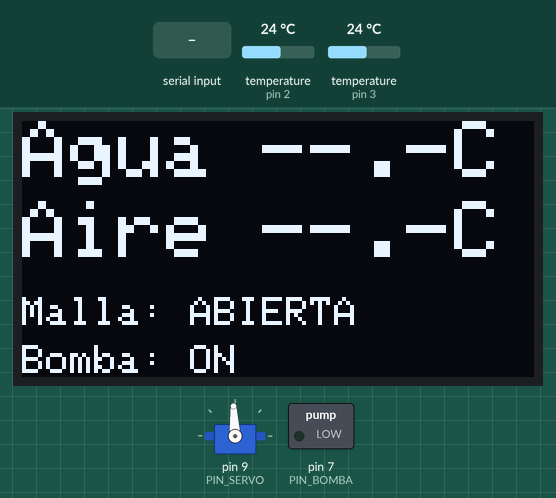
Recording of a sketch running on a simulated Arduino Uno, built with avr-gcc and run on an emulated ATmega328P. Parts: 128×64 one-colour display, servo, switched loads named in the sketch (green lamp = pin HIGH). The inputs (shaded band) are chosen by the test bench; at power-on: temperature (sensors on pin 2, pin 3) 24 °C. What the sketch prints to the serial monitor is not drawn.

Above: at 1.4 s.
1.5 s: "a\n" received over Serial
At 2.7 s:
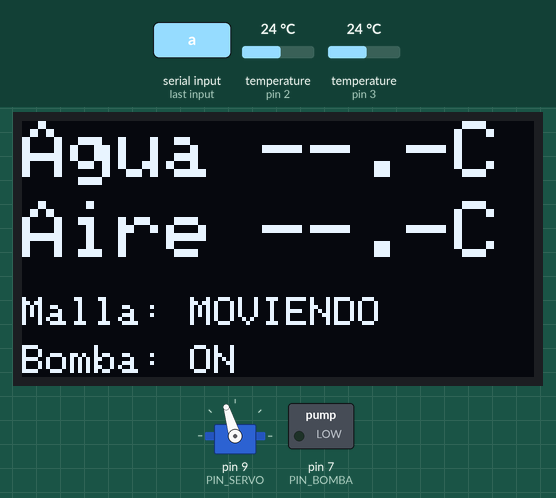
7.0 s: "h\n" received over Serial
At 8.3 s:
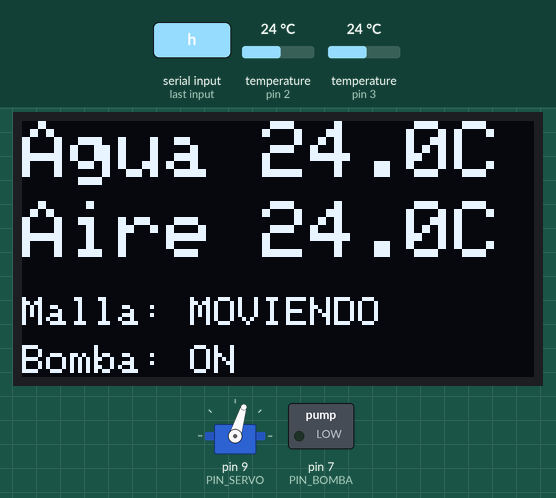
15.1 s: temperature (sensor on pin 2) set to 12 °C
At 18.2 s:
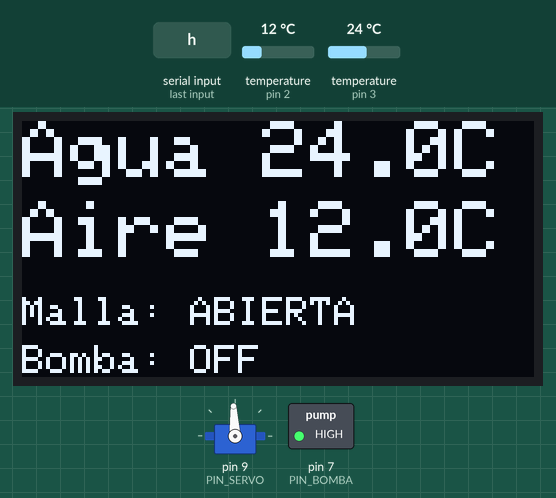
18.5 s: "fija cerrada\n" received over Serial
At 19.5 s:
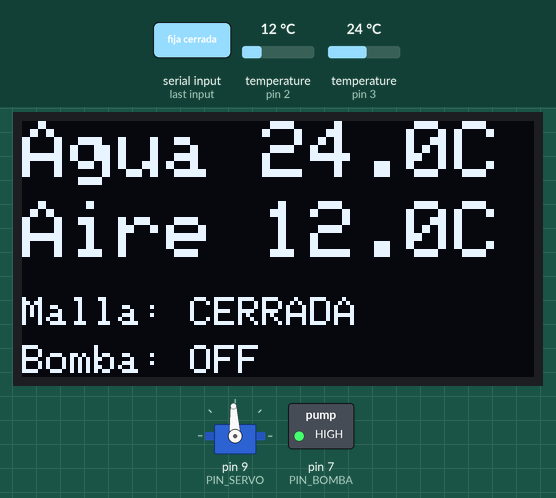
20.0 s: "boff\n" received over Serial
At 20.6 s:
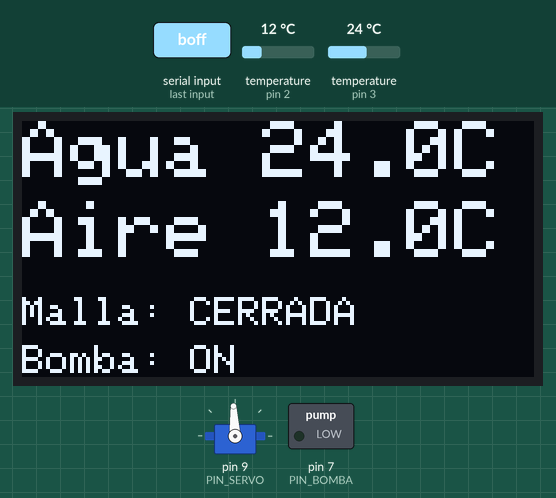
21.5 s: "bon\n" received over Serial
At 23.0 s:
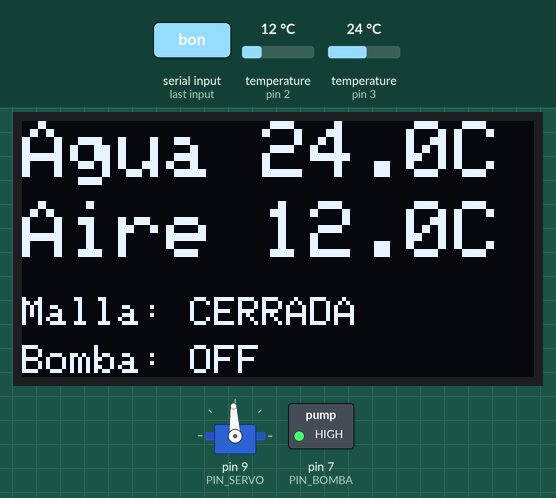
Timing chart, 0 to 24.0 s (numbered marks = the images above; inputs shaded):
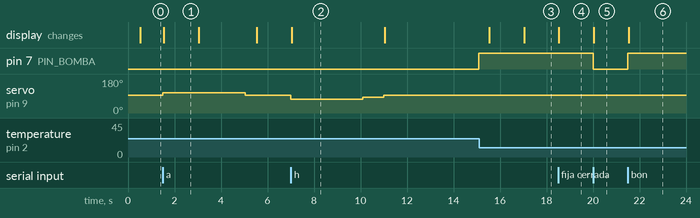

Measured:
- after the input at 1.5 s, servo on pin 9 (PIN_SERVO): 93° → 107° at once, → 93° 3.6 s later; the display: changes at once (image 1)
- after the input at 7.0 s, servo on pin 9 (PIN_SERVO): 93° → 73° at once, → 83° 3.1 s later, → 93° 0.90 s later; the display: changes at once (image 2)
- after the input at 15.1 s, the display: first differs from a run without the input after 1.9 s (image 3)
- after the input at 18.5 s, the display: changes at once (image 4)
- after the input at 20.0 s, pin 7 (PIN_BOMBA): HIGH → LOW at once; the display: changes at once (image 5)
- after the input at 21.5 s, pin 7 (PIN_BOMBA): LOW → HIGH at once; the display: changes at once (image 6)
- what the display in image 1 shows lasts 1.5 s, from 1.5 s to 3.0 s

The sketch:

main.ino
```cpp
// =====================================================================
//  TORRE HIDROPONICA - Arduino UNO R4 WiFi
//
//  - Servo (rotacion continua): mueve la malla UV
//        'h' = ABRIR  (giro horario)
//        'a' = CERRAR (giro antihorario)
//  - Sensor de temperatura AMBIENTAL (DS18B20) -> controla la malla:
//        temp  > 27 C  -> CIERRA la malla
//        temp <= 22 C  -> ABRE la malla
//        entre 22 y 27 -> mantiene el estado actual (histeresis)
//  - Sensor de temperatura SUMERGIBLE (DS18B20) -> se muestra en la pantalla
//  - Bomba sumergible: ciclo de riego (15 s encendida, 60 s apagada)
//  - Pantalla OLED 0.96" I2C (SSD1306 128x64): temp. agua, temp. aire,
//    estado de la malla y de la bomba
//
//  Monitor serie: 115200 baud, fin de linea "Nueva linea". Escribe ? para ayuda.
//
//  Librerias (Gestor de librerias): OneWire, DallasTemperature,
//  Adafruit SSD1306 y Adafruit GFX Library. Servo y Wire ya vienen incluidas.
// =====================================================================

#include <OneWire.h>
#include <DallasTemperature.h>
#include <Servo.h>
#include <Wire.h>
#include <Adafruit_GFX.h>
#include <Adafruit_SSD1306.h>

// ================== PINES ==================
const uint8_t PIN_SENSOR_AIRE = 2;   // DS18B20 ambiental (el mismo pin de tu codigo anterior)
const uint8_t PIN_SENSOR_AGUA = 3;   // DS18B20 sumergible
const uint8_t PIN_SERVO       = 9;   // cable amarillo del servo
const uint8_t PIN_BOMBA       = 7;   // al pin IN del modulo rele (NO directo a la bomba)
// Tu modulo (1 canal, 5 V, con transistor y sin optoacoplador) se activa con HIGH.
// Si el rele queda al reves (bomba encendida cuando deberia estar apagada), cambia a false.
const bool BOMBA_ACTIVA_EN_HIGH = true;

// Pantalla OLED 0.96" I2C SSD1306 (SDA = A4, SCK/SCL = A5 en la R4 WiFi).
const uint8_t OLED_DIRECCION = 0x3C;   // si no muestra nada prueba 0x3D
const uint8_t OLED_ANCHO     = 128;
const uint8_t OLED_ALTO      = 64;

// ================== CONTROL DE TEMPERATURA ==================
const float TEMP_CERRAR = 27.0;   // sobre esto (>) se cierra la malla
const float TEMP_ABRIR  = 24.0;   // en este valor o menos (<=) se abre la malla
const uint8_t LECTURAS_CONFIRMACION = 3;   // lecturas seguidas para actuar (evita falsas alarmas)

const unsigned long PERIODO_MEDICION_MS = 2000;   // cada cuanto se miden las temperaturas
const unsigned long TIEMPO_CONVERSION_MS = 800;   // el DS18B20 tarda ~750 ms en medir (12 bits)

// ================== PARAMETROS DEL SERVO (modificables por Serial) ==================
int SERVO_STOP = 1500;                         // detenido (compartido por ambos giros)
int VEL_HORARIO = 1300;                        // pulso para giro horario    (ABRIR)
int VEL_ANTIHORARIO = 1650;                    // pulso para giro antihorario (CERRAR)
unsigned long TIEMPO_HORARIO_MS = 3100;        // duracion del giro horario rapido (ABRIR)
unsigned long TIEMPO_ANTIHORARIO_MS = 3550;    // duracion del giro antihorario (CERRAR). Subelo si queda un hueco, bajalo si se pasa

// Al ABRIR, el final del recorrido se hace despacio ("aterrizaje suave") para que el servo
// no empuje con fuerza contra el tope.
int VEL_HORARIO_SUAVE = 1400;                  // pulso lento horario (entre 1300 y SERVO_STOP; mas cerca de 1500 = mas suave)
unsigned long TIEMPO_SUAVE_MS = 900;           // duracion de la fase lenta final al abrir (0 = sin fase suave)

// ================== PARAMETROS DE LA BOMBA (modificables por Serial) ==================
unsigned long BOMBA_ON_MS  = 60UL * 1000UL;   // 60 s encendida
unsigned long BOMBA_OFF_MS = 15UL * 1000UL;   // 15 s apagada

// ================== OBJETOS ==================
OneWire busAire(PIN_SENSOR_AIRE);
OneWire busAgua(PIN_SENSOR_AGUA);
DallasTemperature sensorAire(&busAire);
DallasTemperature sensorAgua(&busAgua);
Servo servo;
Adafruit_SSD1306 oled(OLED_ANCHO, OLED_ALTO, &Wire, -1);
bool oledOk = false;

// ================== ESTADO ==================
enum EstadoMalla { MALLA_ABIERTA, MALLA_CERRADA };

// Al encender se asume la malla ABIERTA. Si la dejaste cerrada, usa el comando "fija cerrada".
EstadoMalla estadoMalla = MALLA_ABIERTA;
bool servoAuto = true;          // false mientras uses h / a a mano
bool servoMoviendo = false;
EstadoMalla servoDestino = MALLA_ABIERTA;
unsigned long servoInicio = 0;
unsigned long servoDuracion = 0;
bool servoFaseSuave = false;    // true durante el tramo final lento al abrir

bool bombaAuto = true;          // false mientras uses bon / boff a mano
bool bombaEncendida = false;
unsigned long tBomba = 0;       // instante del ultimo cambio de estado de la bomba

float tempAire = 0, tempAgua = 0;
bool aireValida = false, aguaValida = false;
uint8_t contConfirmacion = 0;

unsigned long tUltimaMedicion = 0;
unsigned long tSolicitud = 0;
bool esperandoConversion = false;
unsigned long tUltimaPantalla = 0;

// ================== SERVO ==================
const char* nombreMalla(EstadoMalla e) {
  return (e == MALLA_ABIERTA) ? "ABIERTA" : "CERRADA";
}

// Inicia el giro sin bloquear el programa. Devuelve false si ya se estaba moviendo.
bool iniciarMovimiento(EstadoMalla destino) {
  if (servoMoviendo) return false;
  servoDestino = destino;
  if (destino == MALLA_ABIERTA) {
    servo.writeMicroseconds(VEL_HORARIO);        // horario = abrir
    servoDuracion = TIEMPO_HORARIO_MS;
  } else {
    servo.writeMicroseconds(VEL_ANTIHORARIO);    // antihorario = cerrar
    servoDuracion = TIEMPO_ANTIHORARIO_MS;
  }
  servoFaseSuave = false;
  servoInicio = millis();
  servoMoviendo = true;
  return true;
}

void actualizarServo() {
  if (!servoMoviendo) return;
  if (millis() - servoInicio < servoDuracion) return;

  // Termino el tramo rapido de ABRIR: sigue un tramo lento hasta el tope (poca fuerza)
  if (servoDestino == MALLA_ABIERTA && !servoFaseSuave && TIEMPO_SUAVE_MS > 0) {
    servo.writeMicroseconds(VEL_HORARIO_SUAVE);
    servoFaseSuave = true;
    servoInicio = millis();
    servoDuracion = TIEMPO_SUAVE_MS;
    return;
  }

  servo.writeMicroseconds(SERVO_STOP);
  servoMoviendo = false;
  servoFaseSuave = false;
  estadoMalla = servoDestino;
  Serial.print(">> Malla ");
  Serial.println(nombreMalla(estadoMalla));
}

// ================== BOMBA ==================
void bombaEncender() {
  digitalWrite(PIN_BOMBA, BOMBA_ACTIVA_EN_HIGH ? HIGH : LOW);
  bombaEncendida = true;
  tBomba = millis();
}

void bombaApagar() {
  digitalWrite(PIN_BOMBA, BOMBA_ACTIVA_EN_HIGH ? LOW : HIGH);
  bombaEncendida = false;
  tBomba = millis();
}

void controlBomba() {
  if (!bombaAuto) return;
  unsigned long ahora = millis();
  if (bombaEncendida) {
    if (ahora - tBomba >= BOMBA_ON_MS) {
      bombaApagar();
      Serial.println(">> Bomba OFF (fin del riego)");
    }
  } else {
    if (ahora - tBomba >= BOMBA_OFF_MS) {
      bombaEncender();
      Serial.println(">> Bomba ON (inicio del riego)");
    }
  }
}

// ================== SENSORES ==================
bool lecturaValida(float t) {
  // -127 = sensor desconectado; 85.0 = valor de arranque del DS18B20 (aun sin medir)
  return (t != DEVICE_DISCONNECTED_C) && (t != 85.0);
}

void controlMalla() {
  if (!servoAuto || servoMoviendo) {
    contConfirmacion = 0;
    return;
  }
  if (!aireValida) {
    contConfirmacion = 0;   // sin dato confiable no se mueve la malla
    return;
  }

  bool pedirCerrar = (estadoMalla == MALLA_ABIERTA && tempAire > TEMP_CERRAR);
  bool pedirAbrir  = (estadoMalla == MALLA_CERRADA && tempAire <= TEMP_ABRIR);

  if (pedirCerrar || pedirAbrir) {
    contConfirmacion++;
    if (contConfirmacion >= LECTURAS_CONFIRMACION) {
      contConfirmacion = 0;
      if (pedirCerrar) {
        Serial.println(">> Temperatura alta: CERRANDO malla (antihorario)");
        iniciarMovimiento(MALLA_CERRADA);
      } else {
        Serial.println(">> Temperatura buena: ABRIENDO malla (horario)");
        iniciarMovimiento(MALLA_ABIERTA);
      }
    }
  } else {
    contConfirmacion = 0;
  }
}

void imprimirEstado() {
  Serial.print("Aire: ");
  if (aireValida) { Serial.print(tempAire, 1); Serial.print(" C"); } else Serial.print("ERROR");
  Serial.print(" | Agua: ");
  if (aguaValida) { Serial.print(tempAgua, 1); Serial.print(" C"); } else Serial.print("ERROR");
  Serial.print(" | Malla: ");
  Serial.print(servoMoviendo ? "MOVIENDO" : nombreMalla(estadoMalla));
  Serial.print(" | Bomba: ");
  Serial.println(bombaEncendida ? "ON" : "OFF");
}

// Pide la medicion y, ~800 ms despues, la lee (sin bloquear el loop).
void leerSensores() {
  unsigned long ahora = millis();

  if (!esperandoConversion) {
    if (ahora - tUltimaMedicion >= PERIODO_MEDICION_MS) {
      sensorAire.requestTemperatures();
      sensorAgua.requestTemperatures();
      tSolicitud = ahora;
      esperandoConversion = true;
    }
    return;
  }

  if (ahora - tSolicitud >= TIEMPO_CONVERSION_MS) {
    float a = sensorAire.getTempCByIndex(0);
    float w = sensorAgua.getTempCByIndex(0);
    aireValida = lecturaValida(a);
    aguaValida = lecturaValida(w);
    if (aireValida) tempAire = a;
    if (aguaValida) tempAgua = w;

    esperandoConversion = false;
    tUltimaMedicion = ahora;

    imprimirEstado();
    controlMalla();
  }
}

// ================== PANTALLA OLED ==================
// Escribe la temperatura como "25.3" (o "--.-" si no hay lectura).
void formatearTemp(char* buf, size_t n, float t, bool valida) {
  if (!valida) {
    snprintf(buf, n, "--.-");
    return;
  }
  int v = (int)(t * 10.0 + (t >= 0 ? 0.5 : -0.5));
  bool neg = v < 0;
  if (neg) v = -v;
  snprintf(buf, n, "%s%d.%d", neg ? "-" : "", v / 10, v % 10);
}

void actualizarPantalla() {
  if (!oledOk) return;
  unsigned long ahora = millis();
  if (ahora - tUltimaPantalla < 500) return;
  tUltimaPantalla = ahora;

  char tAguaTxt[8], tAireTxt[8], linea[24];
  formatearTemp(tAguaTxt, sizeof(tAguaTxt), tempAgua, aguaValida);
  formatearTemp(tAireTxt, sizeof(tAireTxt), tempAire, aireValida);

  oled.clearDisplay();
  oled.setTextColor(SSD1306_WHITE);

  // Temperaturas en letra grande
  oled.setTextSize(2);
  snprintf(linea, sizeof(linea), "Agua %sC", tAguaTxt);
  oled.setCursor(0, 0);
  oled.print(linea);
  snprintf(linea, sizeof(linea), "Aire %sC", tAireTxt);
  oled.setCursor(0, 20);
  oled.print(linea);

  // Estados en letra chica
  oled.setTextSize(1);
  oled.setCursor(0, 44);
  oled.print("Malla: ");
  oled.print(servoMoviendo ? "MOVIENDO" : nombreMalla(estadoMalla));
  oled.setCursor(0, 56);
  oled.print("Bomba: ");
  oled.print(bombaEncendida ? "OFF" : "ON");

  oled.display();
}

// ================== COMANDOS POR SERIAL ==================
void mostrarAyuda() {
  Serial.println();
  Serial.println("===== TORRE HIDROPONICA =====");
  Serial.println("(Monitor serie a 115200, fin de linea: 'Nueva linea')");
  Serial.println("--- Malla (servo) ---");
  Serial.println("h            -> ABRIR malla (horario)   [pasa a modo manual]");
  Serial.println("a            -> CERRAR malla (antihorario) [pasa a modo manual]");
  Serial.println("fija abierta -> dice que la malla YA esta abierta (sin mover)");
  Serial.println("fija cerrada -> dice que la malla YA esta cerrada (sin mover)");
  Serial.println("--- Calibracion servo ---");
  Serial.println("stop N       -> fija el pulso de STOP (ej: stop 1495)");
  Serial.println("+  /  -      -> STOP +1 / -1 us (para encontrar el punto muerto)");
  Serial.println("vh N         -> pulso horario (ej: vh 1300)");
  Serial.println("va N         -> pulso antihorario (ej: va 1650)");
  Serial.println("th N         -> tiempo horario en ms (ej: th 3100)");
  Serial.println("ta N         -> tiempo antihorario (CERRAR) en ms (ej: ta 3300)");
  Serial.println("vs N         -> pulso lento al final de ABRIR (ej: vs 1400, menor que STOP)");
  Serial.println("ts N         -> ms de la fase lenta al ABRIR (ej: ts 900, 0 = sin fase lenta)");
  Serial.println("--- Bomba ---");
  Serial.println("bon / boff   -> enciende / apaga la bomba a mano [pasa a modo manual]");
  Serial.println("pon N        -> segundos ENCENDIDA en cada riego (ej: pon 15)");
  Serial.println("poff N       -> segundos APAGADA entre riegos (ej: poff 60)");
  Serial.println("--- General ---");
  Serial.println("auto         -> vuelve malla y bomba a modo automatico");
  Serial.println("p            -> muestra los valores actuales");
  Serial.println("?            -> esta ayuda");
  Serial.println("=============================");
}

void mostrarValores() {
  Serial.println("--- Valores actuales ---");
  Serial.print("const float TEMP_CERRAR = "); Serial.print(TEMP_CERRAR, 1); Serial.println(";");
  Serial.print("const float TEMP_ABRIR  = "); Serial.print(TEMP_ABRIR, 1); Serial.println(";");
  Serial.print("int SERVO_STOP      = "); Serial.print(SERVO_STOP); Serial.println(";");
  Serial.print("int VEL_HORARIO     = "); Serial.print(VEL_HORARIO); Serial.println(";");
  Serial.print("int VEL_ANTIHORARIO = "); Serial.print(VEL_ANTIHORARIO); Serial.println(";");
  Serial.print("unsigned long TIEMPO_HORARIO_MS     = "); Serial.print(TIEMPO_HORARIO_MS); Serial.println(";");
  Serial.print("unsigned long TIEMPO_ANTIHORARIO_MS = "); Serial.print(TIEMPO_ANTIHORARIO_MS); Serial.println(";");
  Serial.print("int VEL_HORARIO_SUAVE = "); Serial.print(VEL_HORARIO_SUAVE); Serial.println(";");
  Serial.print("unsigned long TIEMPO_SUAVE_MS = "); Serial.print(TIEMPO_SUAVE_MS); Serial.println(";");
  Serial.print("Bomba: ON "); Serial.print(BOMBA_ON_MS / 1000UL); Serial.print(" s / OFF ");
  Serial.print(BOMBA_OFF_MS / 1000UL); Serial.println(" s");
  Serial.print("Malla: "); Serial.print(nombreMalla(estadoMalla));
  Serial.print(" | modo malla: "); Serial.print(servoAuto ? "AUTO" : "MANUAL");
  Serial.print(" | modo bomba: "); Serial.println(bombaAuto ? "AUTO" : "MANUAL");
  Serial.println("------------------------");
}

void aplicarStop() {
  servo.writeMicroseconds(SERVO_STOP);
  Serial.print("STOP = ");
  Serial.println(SERVO_STOP);
}

void procesarComando(String cmd) {
  cmd.trim();
  cmd.toLowerCase();
  if (cmd.length() == 0) return;

  if (cmd == "h") {
    servoAuto = false;
    if (iniciarMovimiento(MALLA_ABIERTA)) Serial.println(">> Abriendo malla (horario)...");
    else Serial.println("El servo todavia se esta moviendo");
  } else if (cmd == "a") {
    servoAuto = false;
    if (iniciarMovimiento(MALLA_CERRADA)) Serial.println(">> Cerrando malla (antihorario)...");
    else Serial.println("El servo todavia se esta moviendo");
  } else if (cmd == "fija abierta") {
    estadoMalla = MALLA_ABIERTA;
    Serial.println("Estado de malla fijado: ABIERTA");
  } else if (cmd == "fija cerrada") {
    estadoMalla = MALLA_CERRADA;
    Serial.println("Estado de malla fijado: CERRADA");
  } else if (cmd == "auto") {
    servoAuto = true;
    bombaAuto = true;
    contConfirmacion = 0;
    if (!bombaEncendida) tBomba = millis();   // reinicia la espera del ciclo
    Serial.println("Modo AUTOMATICO (malla y bomba)");
  } else if (cmd == "bon") {
    bombaAuto = false;
    bombaEncender();
    Serial.println(">> Bomba ON (manual)");
  } else if (cmd == "boff") {
    bombaAuto = false;
    bombaApagar();
    Serial.println(">> Bomba OFF (manual)");
  } else if (cmd == "+") {
    SERVO_STOP++;
    aplicarStop();
  } else if (cmd == "-") {
    SERVO_STOP--;
    aplicarStop();
  } else if (cmd == "p") {
    mostrarValores();
  } else if (cmd == "?") {
    mostrarAyuda();
  } else if (cmd.startsWith("stop ")) {
    SERVO_STOP = constrain(cmd.substring(5).toInt(), 1000, 2000);
    aplicarStop();
  } else if (cmd.startsWith("vh ")) {
    VEL_HORARIO = constrain(cmd.substring(3).toInt(), 1000, 2000);
    Serial.print("VEL_HORARIO = "); Serial.println(VEL_HORARIO);
  } else if (cmd.startsWith("va ")) {
    VEL_ANTIHORARIO = constrain(cmd.substring(3).toInt(), 1000, 2000);
    Serial.print("VEL_ANTIHORARIO = "); Serial.println(VEL_ANTIHORARIO);
  } else if (cmd.startsWith("th ")) {
    TIEMPO_HORARIO_MS = max(0L, cmd.substring(3).toInt());
    Serial.print("TIEMPO_HORARIO_MS = "); Serial.println(TIEMPO_HORARIO_MS);
  } else if (cmd.startsWith("ta ")) {
    TIEMPO_ANTIHORARIO_MS = max(0L, cmd.substring(3).toInt());
    Serial.print("TIEMPO_ANTIHORARIO_MS = "); Serial.println(TIEMPO_ANTIHORARIO_MS);
  } else if (cmd.startsWith("vs ")) {
    int v = constrain(cmd.substring(3).toInt(), 1000, 2000);
    if (v >= SERVO_STOP) {
      Serial.println("Valor invalido: debe ser menor que SERVO_STOP (giro horario).");
    } else {
      VEL_HORARIO_SUAVE = v;
      Serial.print("VEL_HORARIO_SUAVE = "); Serial.println(VEL_HORARIO_SUAVE);
    }
  } else if (cmd.startsWith("ts ")) {
    TIEMPO_SUAVE_MS = max(0L, cmd.substring(3).toInt());
    Serial.print("TIEMPO_SUAVE_MS = "); Serial.println(TIEMPO_SUAVE_MS);
  } else if (cmd.startsWith("pon ")) {
    BOMBA_ON_MS = (unsigned long)max(1L, cmd.substring(4).toInt()) * 1000UL;
    Serial.print("Bomba encendida (s) = "); Serial.println(BOMBA_ON_MS / 1000UL);
  } else if (cmd.startsWith("poff ")) {
    BOMBA_OFF_MS = (unsigned long)max(1L, cmd.substring(5).toInt()) * 1000UL;
    Serial.print("Bomba apagada (s) = "); Serial.println(BOMBA_OFF_MS / 1000UL);
  } else {
    Serial.println("Comando no reconocido. Escribe ? para ver la ayuda.");
  }
}

void leerSerial() {
  if (Serial.available()) {
    String cmd = Serial.readStringUntil('\n');
    procesarComando(cmd);
  }
}

// ================== SETUP / LOOP ==================
void setup() {
  // Bomba apagada ANTES que cualquier otra cosa
  pinMode(PIN_BOMBA, OUTPUT);
  digitalWrite(PIN_BOMBA, BOMBA_ACTIVA_EN_HIGH ? LOW : HIGH);

  Serial.begin(115200);
  Serial.setTimeout(100);

  oledOk = oled.begin(SSD1306_SWITCHCAPVCC, OLED_DIRECCION);
  if (oledOk) {
    Wire.setClock(400000);   // I2C rapido: refrescar la pantalla tarda menos
    oled.clearDisplay();
    oled.setTextColor(SSD1306_WHITE);
    oled.setTextSize(1);
    oled.setCursor(0, 0);
    oled.println("Torre hidroponica");
    oled.println("Iniciando...");
    oled.display();
  } else {
    Serial.println("AVISO: no se encontro la pantalla OLED (revisa SDA/SCK y la direccion 0x3C). El sistema sigue funcionando sin pantalla.");
  }

  sensorAire.begin();
  sensorAgua.begin();
  sensorAire.setWaitForConversion(false);   // lectura sin bloquear
  sensorAgua.setWaitForConversion(false);

  servo.attach(PIN_SERVO);
  servo.writeMicroseconds(SERVO_STOP);

  tBomba = millis();   // la primera bomba parte despues de BOMBA_OFF_MS
  mostrarAyuda();
  mostrarValores();
}

void loop() {
  leerSensores();     // mide aire y agua, y decide si mover la malla
  actualizarServo();  // detiene el servo cuando termina el giro
  controlBomba();     // ciclo de riego
  actualizarPantalla();  // refresca la pantalla OLED
  leerSerial();       // comandos por el monitor serie
}
```
